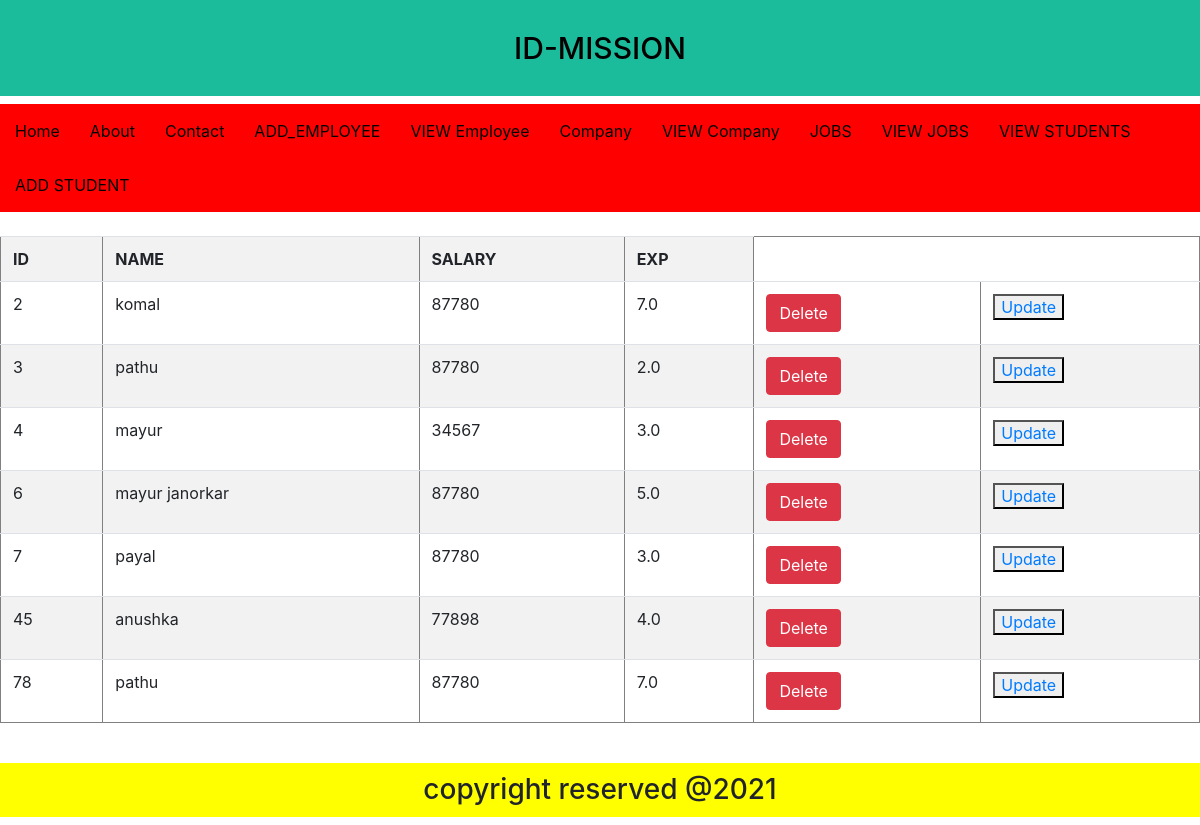
Page /Emp/view/ on the committed database.
### EmployeeApp/models.py (models this page shows, shortened)
class Employee(models.Model):
    eid = models.IntegerField(primary_key=True)
    ename = models.CharField(max_length=50)
    esal= models.IntegerField()
    eexp = models.FloatField()

### EmployeeApp/views.py (the view)
# urls.py: path('view/',views.View_Emp,name='display'),
def View_Emp(request):
    emp = Employee.objects.all()
    template_name = "EmployeeApp/view_emp.html"
    context = {'emp':emp}
    return render(request,template_name="EmployeeApp/view_emp.html",context={'emp':emp})

### templates/EmployeeApp/view_emp.html
{% extends 'EmployeeApp/base.html' %}
{% block content %}
<table class="table table-striped" border="1">
    <tr>
        <th>ID</th>
        <th>NAME</th>
        <th>SALARY</th>
        <th>EXP</th>
    </tr>
    {% for e in emp %}
    <tr>
        <td>{{e.eid}}</td>
        <td>{{e.ename}}</td>
        <td>{{e.esal}}</td>
        <td>{{e.eexp}}</td>
           <td><a href="{% url 'Edelete' e.eid %}"><button class="btn btn-danger">Delete</button></a></td>
           <td><button type="button">
                <a href="{% url 'EUpdate' e.eid %}">Update</a>
            </button>
        </td>
    </tr>
    {% endfor %}
</table>
{% endblock %}

### rows in the picture
Employee: eid "2", ename "komal", esal "87780", eexp "7.0"
Employee: eid "3", ename "pathu", esal "87780", eexp "2.0"
Employee: eid "4", ename "mayur", esal "34567", eexp "3.0"
Employee: eid "6", ename "mayur janorkar", esal "87780", eexp "5.0"
Employee: eid "7", ename "payal", esal "87780", eexp "3.0"
Employee: eid "45", ename "anushka", esal "77898", eexp "4.0"
Employee: eid "78", ename "pathu", esal "87780", eexp "7.0"
